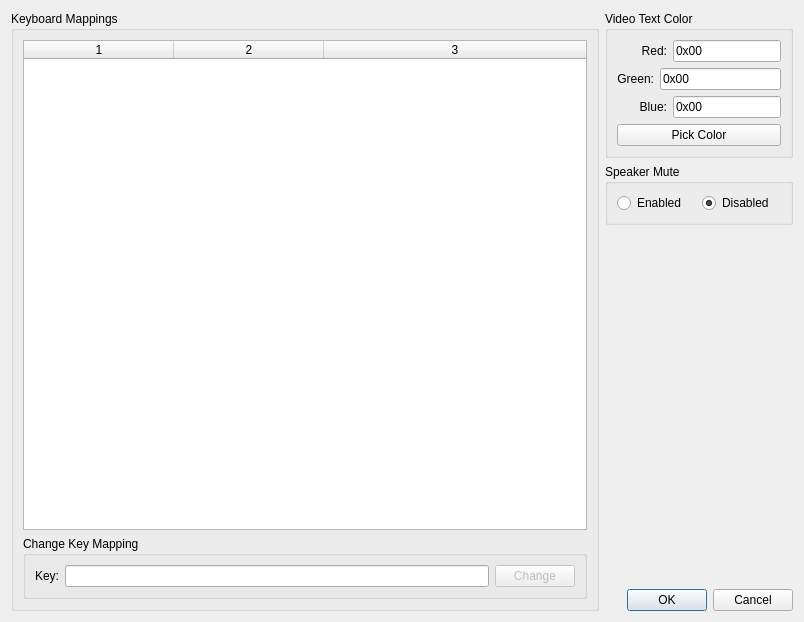
<?xml version="1.0" encoding="UTF-8"?>
<ui version="4.0">
 <class>SettingsDialog</class>
 <widget class="QDialog" name="SettingsDialog">
  <property name="geometry">
   <rect>
    <x>0</x>
    <y>0</y>
    <width>804</width>
    <height>622</height>
   </rect>
  </property>
  <property name="sizePolicy">
   <sizepolicy hsizetype="Preferred" vsizetype="Preferred">
    <horstretch>1</horstretch>
    <verstretch>0</verstretch>
   </sizepolicy>
  </property>
  <property name="windowTitle">
   <string>Settings</string>
  </property>
  <layout class="QHBoxLayout" name="horizontalLayout">
   <item>
    <widget class="QGroupBox" name="keyboardGroupBox">
     <property name="sizePolicy">
      <sizepolicy hsizetype="Preferred" vsizetype="Preferred">
       <horstretch>1</horstretch>
       <verstretch>0</verstretch>
      </sizepolicy>
     </property>
     <property name="title">
      <string>Keyboard Mappings</string>
     </property>
     <layout class="QVBoxLayout" name="verticalLayout_2">
      <item>
       <widget class="QTableWidget" name="keyMapTable">
        <property name="editTriggers">
         <set>QAbstractItemView::NoEditTriggers</set>
        </property>
        <property name="selectionMode">
         <enum>QAbstractItemView::SingleSelection</enum>
        </property>
        <property name="selectionBehavior">
         <enum>QAbstractItemView::SelectRows</enum>
        </property>
        <property name="showGrid">
         <bool>true</bool>
        </property>
        <property name="sortingEnabled">
         <bool>true</bool>
        </property>
        <property name="rowCount">
         <number>0</number>
        </property>
        <property name="columnCount">
         <number>3</number>
        </property>
        <attribute name="horizontalHeaderDefaultSectionSize">
         <number>150</number>
        </attribute>
        <attribute name="horizontalHeaderShowSortIndicator" stdset="0">
         <bool>true</bool>
        </attribute>
        <attribute name="horizontalHeaderStretchLastSection">
         <bool>true</bool>
        </attribute>
        <attribute name="verticalHeaderVisible">
         <bool>false</bool>
        </attribute>
        <column/>
        <column/>
        <column/>
       </widget>
      </item>
      <item>
       <widget class="QGroupBox" name="changeKeyGroupBox">
        <property name="title">
         <string>Change Key Mapping</string>
        </property>
        <layout class="QVBoxLayout" name="verticalLayout_3">
         <item>
          <layout class="QHBoxLayout" name="keyChangeLayout">
           <property name="bottomMargin">
            <number>0</number>
           </property>
           <item>
            <widget class="QLabel" name="keyLabel">
             <property name="text">
              <string>Key:</string>
             </property>
             <property name="alignment">
              <set>Qt::AlignRight|Qt::AlignTrailing|Qt::AlignVCenter</set>
             </property>
            </widget>
           </item>
           <item>
            <widget class="QLineEdit" name="keyLineEdit">
             <property name="readOnly">
              <bool>true</bool>
             </property>
            </widget>
           </item>
           <item>
            <widget class="QPushButton" name="changeKeyBtn">
             <property name="enabled">
              <bool>false</bool>
             </property>
             <property name="text">
              <string>Change</string>
             </property>
            </widget>
           </item>
          </layout>
         </item>
        </layout>
       </widget>
      </item>
     </layout>
    </widget>
   </item>
   <item>
    <layout class="QVBoxLayout" name="otherSettingsLayout">
     <item>
      <widget class="QGroupBox" name="videoGroupBox">
       <property name="title">
        <string>Video Text Color</string>
       </property>
       <layout class="QVBoxLayout" name="verticalLayout">
        <item>
         <layout class="QHBoxLayout" name="redLayout">
          <property name="topMargin">
           <number>0</number>
          </property>
          <item>
           <widget class="QLabel" name="redLabel">
            <property name="minimumSize">
             <size>
              <width>50</width>
              <height>0</height>
             </size>
            </property>
            <property name="text">
             <string>Red:</string>
            </property>
            <property name="alignment">
             <set>Qt::AlignRight|Qt::AlignTrailing|Qt::AlignVCenter</set>
            </property>
           </widget>
          </item>
          <item>
           <widget class="QLineEdit" name="redEdit">
            <property name="text">
             <string>0x00</string>
            </property>
            <property name="readOnly">
             <bool>true</bool>
            </property>
           </widget>
          </item>
         </layout>
        </item>
        <item>
         <layout class="QHBoxLayout" name="greenLayout">
          <property name="topMargin">
           <number>0</number>
          </property>
          <item>
           <widget class="QLabel" name="greenLabel">
            <property name="text">
             <string>Green:</string>
            </property>
            <property name="alignment">
             <set>Qt::AlignRight|Qt::AlignTrailing|Qt::AlignVCenter</set>
            </property>
           </widget>
          </item>
          <item>
           <widget class="QLineEdit" name="greenEdit">
            <property name="text">
             <string>0x00</string>
            </property>
            <property name="readOnly">
             <bool>true</bool>
            </property>
           </widget>
          </item>
         </layout>
        </item>
        <item>
         <layout class="QHBoxLayout" name="blueLayout">
          <property name="topMargin">
           <number>0</number>
          </property>
          <item>
           <widget class="QLabel" name="blueLabel">
            <property name="minimumSize">
             <size>
              <width>50</width>
              <height>0</height>
             </size>
            </property>
            <property name="text">
             <string>Blue:</string>
            </property>
            <property name="alignment">
             <set>Qt::AlignRight|Qt::AlignTrailing|Qt::AlignVCenter</set>
            </property>
           </widget>
          </item>
          <item>
           <widget class="QLineEdit" name="blueEdit">
            <property name="text">
             <string>0x00</string>
            </property>
            <property name="readOnly">
             <bool>true</bool>
            </property>
           </widget>
          </item>
         </layout>
        </item>
        <item>
         <widget class="QPushButton" name="newColorButton">
          <property name="text">
           <string>Pick Color</string>
          </property>
         </widget>
        </item>
       </layout>
      </widget>
     </item>
     <item>
      <widget class="QGroupBox" name="speakerGroupBox">
       <property name="title">
        <string>Speaker Mute</string>
       </property>
       <layout class="QHBoxLayout" name="horizontalLayout_2">
        <item>
         <widget class="QRadioButton" name="speakerEnable">
          <property name="text">
           <string>Enabled</string>
          </property>
         </widget>
        </item>
        <item>
         <widget class="QRadioButton" name="speakerDisable">
          <property name="text">
           <string>Disabled</string>
          </property>
          <property name="checked">
           <bool>true</bool>
          </property>
         </widget>
        </item>
       </layout>
      </widget>
     </item>
     <item>
      <spacer name="verticalSpacer">
       <property name="orientation">
        <enum>Qt::Vertical</enum>
       </property>
       <property name="sizeHint" stdset="0">
        <size>
         <width>20</width>
         <height>40</height>
        </size>
       </property>
      </spacer>
     </item>
     <item>
      <widget class="QDialogButtonBox" name="buttonBox">
       <property name="orientation">
        <enum>Qt::Horizontal</enum>
       </property>
       <property name="standardButtons">
        <set>QDialogButtonBox::Cancel|QDialogButtonBox::Ok</set>
       </property>
      </widget>
     </item>
    </layout>
   </item>
  </layout>
 </widget>
 <resources/>
 <connections>
  <connection>
   <sender>buttonBox</sender>
   <signal>accepted()</signal>
   <receiver>SettingsDialog</receiver>
   <slot>accept()</slot>
   <hints>
    <hint type="sourcelabel">
     <x>248</x>
     <y>254</y>
    </hint>
    <hint type="destinationlabel">
     <x>157</x>
     <y>274</y>
    </hint>
   </hints>
  </connection>
  <connection>
   <sender>buttonBox</sender>
   <signal>rejected()</signal>
   <receiver>SettingsDialog</receiver>
   <slot>reject()</slot>
   <hints>
    <hint type="sourcelabel">
     <x>316</x>
     <y>260</y>
    </hint>
    <hint type="destinationlabel">
     <x>286</x>
     <y>274</y>
    </hint>
   </hints>
  </connection>
 </connections>
</ui>
